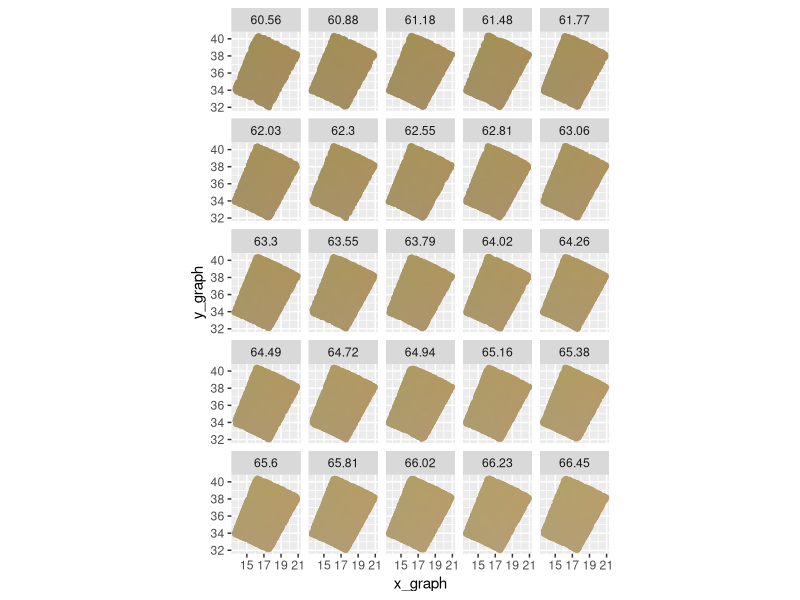

Generate this figure with R:
library(colorspace)
library(tidyverse)
# http://hclwizard.org/hclcolorpicker/

color <- '#FFD700'
color <- '#D4AF37'
color <- '#9B111E'
#color <- '#50C878'
color <- '#0F52BA'

#test
color <- '#AC9665'
color <- as(hex2RGB(color), "polarLUV")

## Equally spaced points of a cylinder around a point ----
# proportion of max to min circumference
l_range <- 7
c_range <- 7
h_range <- 7

df <- data.frame(expand.grid(L = seq(-l_range * 1.5, l_range * 1.5) +
                               coords(color)[, 'L'],
                             C = seq(-c_range * 1.5, c_range * 1.5) + 
                               coords(color)[, 'C'],
                             H = seq(-h_range * 1.5, h_range * 1.5) + 
                               coords(color)[, 'H']))

# graph this
df <- df %>%
  mutate(x_graph = C * cos(H * (pi / 180)),
         y_graph = C * sin(H * (pi / 180)) )

# ggplot(data = df, aes(x_graph, y_graph)) +
#   geom_point() +
#   facet_wrap(~ L) +
#   coord_equal()

# Add color
df$hex_color <- hex(polarLUV(L = df$L,
                             C = df$C,
                             H = df$H))
df$hex_color <- ifelse(is.na(df$hex_color), '#000000', df$hex_color)

# ggplot(data = df, aes(x_graph, y_graph)) +
#   geom_point(col = df$hex_color) +
#   facet_wrap(~ df$L) +
#   coord_equal()

## Add beta distibution
# #pick a random color around the center
n_size <- 100000
df <- data.frame(id = seq(1, n_size))

df$l_random <- rbeta(n = n_size,
                       shape1 = 1.25,
                       shape2 = 1)
df$l_random <- (df$l_random - .5) * l_range + coords(color)[, 'L']
df$c_random <- rbeta(n = n_size,
                       shape1 = 1,
                       shape2 = 1)
df$c_random <- (df$c_random - .5) * c_range + coords(color)[, 'C']
df$h_random <- rbeta(n = n_size,
                       shape1 = 1,
                       shape2 = 1)
df$h_random <- (df$h_random - .5) * h_range + coords(color)[, 'H']

df$l_graph <- cut(df$l_random, 25,
                    labels = round(quantile(df$l_random,
                                            seq(0.1, 1, length.out = 25)), 2))

df <- df %>%
  mutate(x_graph = c_random * cos(h_random * (pi / 180)),
         y_graph = c_random * sin(h_random * (pi / 180)) )

df$hex_color <- hex(polarLUV(L = df$l_random,
                             C = df$c_random,
                             H = df$h_random))
df$hex_color <- ifelse(is.na(df$hex_color), '#000000', df$hex_color)

ggplot(data = df, aes(x_graph, y_graph)) +
  geom_point(col = df$hex_color) +
  facet_wrap(~ df$l_graph) +
  coord_equal()
